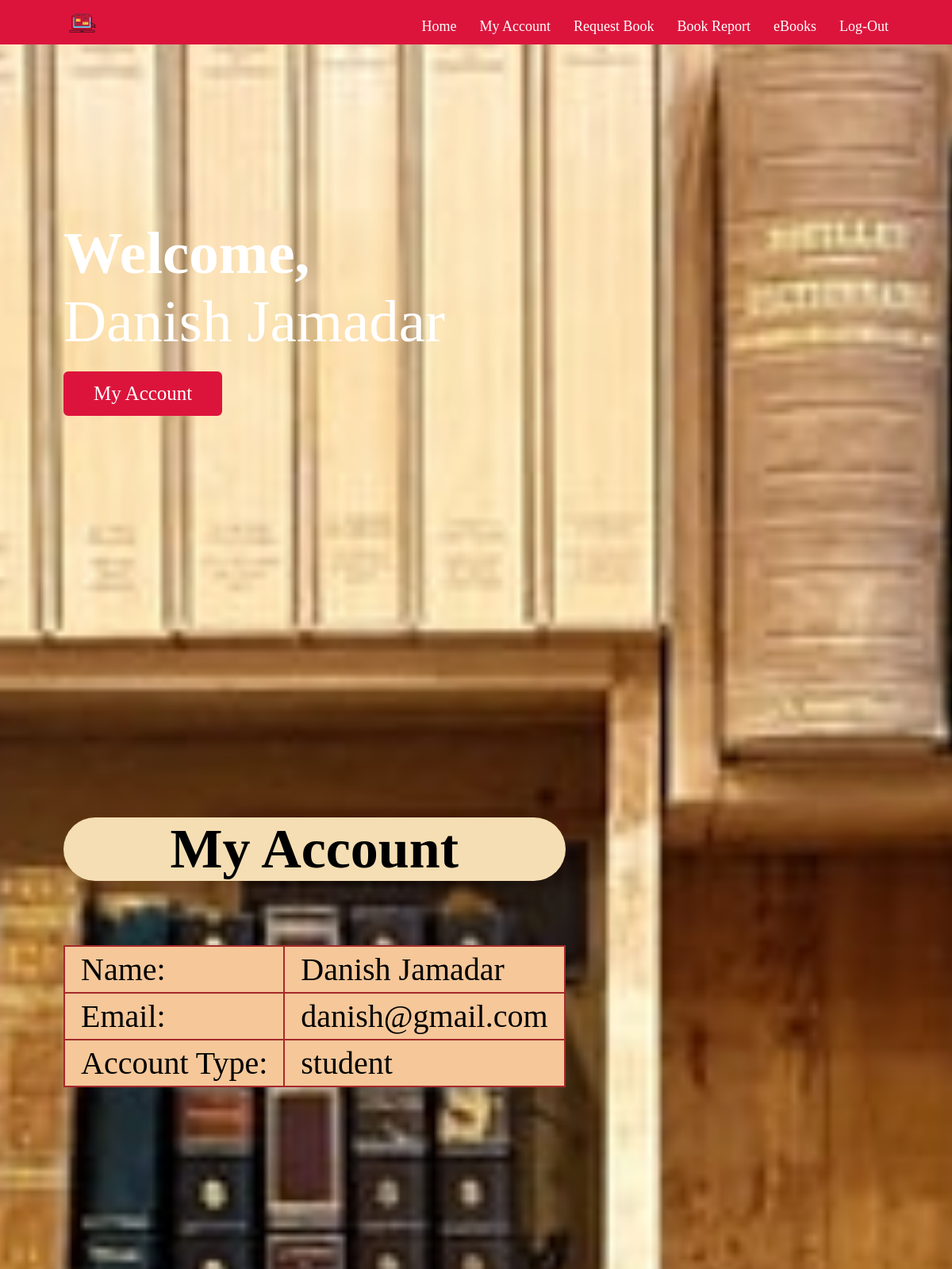
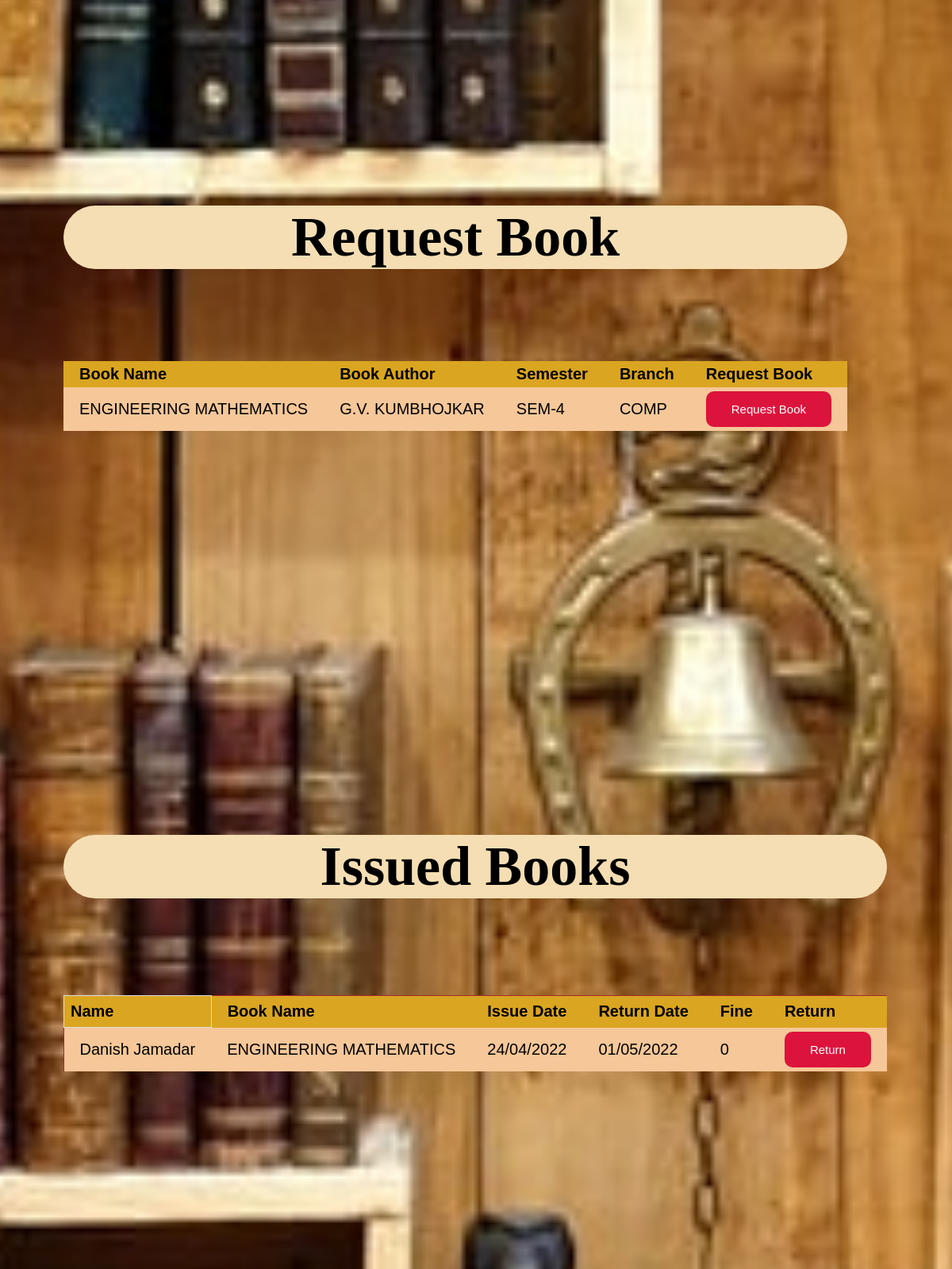
Page /user.php?userlogid=1 (upper part) on the committed database (2 pictures, top to bottom).
### tables this page shows
CREATE TABLE `userdata` (
  `id` int(11) NOT NULL,
  `name` varchar(25) NOT NULL,
  `email` varchar(25) NOT NULL,
  `pass` varchar(25) NOT NULL,
  `type` varchar(25) NOT NULL
);

CREATE TABLE `book` (
  `id` int(11) NOT NULL,
  `bookpic` varchar(25) NOT NULL,
  `bookname` varchar(25) NOT NULL,
  `bookdetail` varchar(110) NOT NULL,
  `bookaudor` varchar(25) NOT NULL,
  `bookpub` varchar(25) NOT NULL,
  `branch` varchar(110) NOT NULL,
  `bookprice` varchar(25) NOT NULL,
  `bookquantity` varchar(25) NOT NULL,
  `bookava` int(11) NOT NULL,
  `bookrent` int(11) NOT NULL
);

CREATE TABLE `issuebook` (
  `id` int(11) NOT NULL,
  `userid` int(11) NOT NULL,
  `issuename` varchar(25) NOT NULL,
  `issuebook` varchar(25) NOT NULL,
  `issuetype` varchar(25) NOT NULL,
  `issuedays` int(11) NOT NULL,
  `issuedate` varchar(25) NOT NULL,
  `issuereturn` varchar(25) NOT NULL,
  `fine` int(11) NOT NULL
);

### db.php (called while the page is built, shortened)
<?php
class db
{
    function setconnection()
    {
        try {
            $this->connection = new PDO("mysql:host=localhost; dbname=digital_library", "root", "");
        } catch (PDOException $e) {
            echo "Error";
        }
    }
}
?>

### data_class.php (called while the page is built, shortened)
<?php include("db.php");
class data extends db
{
    function userdetail($id)
    {
        $q = "SELECT * FROM userdata where id ='$id'";
        $data = $this->connection->query($q);
        return $data;
    }
    function getissuebook($userloginid)
    {
        $newfine = "";
        $issuereturn = "";
        $q = "SELECT * FROM issuebook where userid='$userloginid'";
        $recordSetss = $this->connection->query($q);
        foreach ($recordSetss->fetchAll() as $row) {
            $issuereturn = $row['issuereturn'];
            $fine = $row['fine'];
            $newfine = $fine;
        }
        $getdate = date("d/m/Y");
        if ($issuereturn < $getdate) {
            $q = "UPDATE issuebook SET fine='$newfine' where userid='$userloginid'";
            if ($this->connection->exec($q)) {
                $q = "SELECT * FROM issuebook where userid='$userloginid' ";
                $data = $this->connection->query($q);
                return $data;
            } else {
                $q = "SELECT * FROM issuebook where userid='$userloginid' ";
                $data = $this->connection->query($q);
                return $data;
            }
        } else {
            $q = "SELECT * FROM issuebook where userid='$userloginid'";
            $data = $this->connection->query($q);
            return $data;
        }
    }
    function getbookissue()
    {
        $q = "SELECT * FROM book where bookava !=0 ";
        $data = $this->connection->query($q);
        return $data;
    }
}

### user.php (the view, shortened to what this page needs)
<?php
$userloginid = $_SESSION["userid"] = $_GET['userlogid'];
?>
<!DOCTYPE html>
<html lang="en">
<head>
    <link rel="stylesheet" href="./user.css">
    <link rel="stylesheet" href="https://cdnjs.cloudflare.com/ajax/libs/font-awesome/5.15.3/css/all.min.css" />
</head>
<body>
    <?php
    include("data_class.php");
    ?>
    <nav class="navbar">
        <div class="max-width">
            <div class="logo"><a href="#"><img src="./image/logo.ico" alt=""></a></div>
            <ul class="menu">
                <li><a href="#home" class="menu-btn">Home</a></li>
                <li><a href="#account" class="menu-btn">My Account</a></li>
                <li><a href="#bookreq" class="menu-btn">Request Book</a></li>
                <li><a href="#bookrep" class="menu-btn">Book Report</a></li>
                <li><a href="#ebooks" class="menu-btn">eBooks</a></li>
                <li><a href="./index.php" class="menu-btn">Log-Out</a></li>
            </ul>
        </div>
    </nav>
    <section class="home" id="home">
        <div class="max-width">
            <div class="home-content">
                <?php
                $u = new data;
                $u->setconnection();
                $u->userdetail($userloginid);
                $recordset = $u->userdetail($userloginid);
                foreach ($recordset as $row) {
                    $name = $row[1];
                } ?>
                <div class="text-1">Welcome,</div>
                <div class="text-2"><?php echo $name ?></div>
                <a href="#account">My Account<br></a><br>
            </div>
        </div>
    </section>
    <div class="account" id="account">
        <div class="max-width">
            <div class="user-account" style="overflow-x:auto;">
                <?php
                $u = new data;
                $u->setconnection();
                $u->userdetail($userloginid);
                $recordset = $u->userdetail($userloginid);
                foreach ($recordset as $row) {
                    $name = $row[1];
                    $email = $row[2];
                    $type = $row[4];
                } ?>
                <table>
                    <div class="text-1" align="center">My Account</div><br>
                    <tr>
                        <td>
                            <div class="text-2" align="left">Name:</div>
                        </td>
                        <td>
                            <div class="text-2" align="left"><?php echo $name ?></div>
                        </td>
                    </tr>
                    <tr>
                        <td>
                            <div class="text-2" align="left">Email:</div>
                        </td>
                        <td>
                            <div class="text-2" align="left"><?php echo $email ?></div>
                        </td>
                    </tr>
                    <tr>
                        <td>
                            <div class="text-2" align="left">Account Type:</div>
                        </td>
                        <td>
                            <div class="text-2" align="left"><?php echo $type ?></div>
                        </td>
                    </tr>
                </table>
            </div>
        </div>
    </div>
    <div class="bookreq" id="bookreq">
        <div class="max-width">
            <div class="requestbook" style="overflow-x:auto;">
                <div class="text-1" align="center">Request Book</div><br>
                <?php
                $u = new data;
                $u->setconnection();
                $u->getbookissue();
                $recordset = $u->getbookissue();
                $table = "<table style='font-family: Arial, Helvetica, sans-serif;border-collapse: collapse;width: 100%;'><tr>
            <th>Book Name</th><th>Book Author</th><th>Semester</th><th>Branch</th></th><th>Request Book</th></tr>";
                foreach ($recordset as $row) {
                    $table .= "<tr>";
                    $table .= "<td>$row[2]</td>";
                    $table .= "<td>$row[4]</td>";
                    $table .= "<td>$row[3]</td>";
                    $table .= "<td>$row[6]</td>";
                    $table .= "<td><a href='requestbook.php?bookid=$row[0]&userid=$userloginid'><button type='button' class='btn btn-primary'>Request Book</button></a></td>";
                    $table .= "</tr>";
                }
                $table .= "</table>";
                echo $table;
                ?>
            </div>
        </div>
    </div>
    <div class="bookrep" id="bookrep">
        <div class="max-width">
            <div class="bookreport" style="overflow-x:auto;">
                <div class="text-1" align="center">Issued Books</div><br>
                <?php
                $userloginid = $_SESSION["userid"] = $_GET['userlogid'];
                $u = new data;
                $u->setconnection();
                $u->getissuebook($userloginid);
                $recordset = $u->getissuebook($userloginid);
                $table = "<table style='font-family: Arial, Helvetica, sans-serif;border-collapse: collapse;width: 100%;'><tr><th style='  border: 1px solid #ddd; padding: 8px;'>Name</th><th>Book Name</th><th>Issue Date</th><th>Return Date</th><th>Fine</th></th><th>Return</th></tr>";
                foreach ($recordset as $row) {
                    $table .= "<tr>";
                    $table .= "<td>$row[2]</td>";
                    $table .= "<td>$row[3]</td>";
                    $table .= "<td>$row[6]</td>";
                    $table .= "<td>$row[7]</td>";
                    $table .= "<td>$row[8]</td>";
                    $table .= "<td><a href='user.php?returnid=$row[0]&userlogid=$userloginid'><button type='button' class='btn btn-primary'>Return</button></a></td>";
                    $table .= "</tr>";
                }
                $table .= "</table>";
                echo $table;
                ?>
            </div>
        </div>
    </div>
</body>
</html>

### user.css (style rules this page uses)
* { margin: 0; padding: 0; box-sizing: border-box; text-decoration: none; }
section { padding: 100px 0; }
.max-width { max-width: 1300px; padding: 0 80px; margin: auto; }
.navbar { background-color: crimson; height: 3.5rem; position: fixed; width: 100%; z-index: 999; padding: 5px 0; font-family: inherit; transition: all 0.3s ease; }
.navbar .max-width { display: flex; align-items: center; justify-content: space-between; }
.navbar .logo a { color: #fff; font-size: 35px; font-weight: 600; }
.navbar .menu li { list-style: none; display: inline-block; }
.navbar .menu li a { display: block; color: rgb(255, 255, 255); font-size: 18px; font-weight: 500; margin-left: 25px; transition: color 0.3s ease; }
.menu-btn { color: #fff; font-size: 23px; cursor: pointer; display: none; }
.home { display: flex; background: url("./image/bg.png") no-repeat center; height: 100vh; color: #fff; min-height: 500px; background-size: cover; background-attachment: fixed; font-family: inherit; }
.home .max-width { width: 100%; display: flex; }
.home .home-content .text-1 { font-size: 75px; font-weight: 600; }
.home .home-content .text-2 { font-size: 75px; }
.home .home-content a { display: inline-block; background: crimson; color: #fff; font-size: 25px; padding: 12px 36px; margin-top: 20px; font-weight: 400; border-radius: 6px; border: 2px solid crimson; transition: all 0.3s ease; }
.account { overflow-x: auto; display: flex; background: url("./image/bg.png") no-repeat center; height: 100vh; color: rgb(0, 0, 0); min-height: 500px; align-content: center; background-size: cover; background-attachment: fixed; font-family: inherit; }
.account .max-width { align-items: center; width: 100%; display: flex; }
.account .user-account .text-1 { font-size: 70px; font-weight: 600; color: black; background-color: wheat; border-radius: 10rem; border: black; }
.account .user-account .text-2 { font-size: 40px; }
table { background-color: brown; margin-right: auto; margin-left: auto; margin-top: 10%; margin-bottom: auto; font-size: 20px; }
th, td { color:azure; text-align: left; padding: 5px 20px }
th { color: black; background-color: goldenrod; }
td { background-color: #f5c799; color: black; }
.bookreq { overflow-x: auto; display: flex; background: url("./image/bg.png") no-repeat center; height: 100vh; color: rgb(0, 0, 0); min-height: 500px; align-content: center; background-size: cover; background-attachment: fixed; font-family: inherit; }
.bookreq .max-width { align-items: center; width: 100%; display: flex; }
.bookreq .requestbook .text-1 { font-size: 70px; font-weight: 600; color: black; background-color: wheat; border-radius: 10rem; border: black; }
.bookreq .requestbook button { display: inline-block; background: crimson; color: #fff; font-size: 15px; padding: 12px 30px; margin-top: 0px; font-weight: 200; border-radius: 10px; border: 2px solid crimson; transition: all 0.3s ease; }
.bookrep { overflow-x: auto; display: flex; background: url("./image/bg.png") no-repeat center; height: 100vh; color: rgb(0, 0, 0); min-height: 500px; align-content: center; background-size: cover; background-attachment: fixed; font-family: inherit; }
.bookrep .max-width { align-items: center; width: 100%; display: flex; }
.bookrep .bookreport .text-1 { font-size: 70px; font-weight: 600; color: black; background-color: wheat; border-radius: 10rem; border: black; }
.bookrep .bookreport button { display: inline-block; background: crimson; color: #fff; font-size: 15px; padding: 12px 30px; margin-top: 0px; font-weight: 200; border-radius: 10px; border: 2px solid crimson; transition: all 0.3s ease; }

### rows in the picture
userdata: name "Danish Jamadar", email "danish@gmail.com", type "student"
book: bookname "ENGINEERING MATHEMATICS", bookaudor "G.V. KUMBHOJKAR", bookdetail "SEM-4", branch "COMP"
issuebook: issuename "Danish Jamadar", issuebook "ENGINEERING MATHEMATICS", issuedate "24/04/2022", issuereturn "01/05/2022", fine "0"
